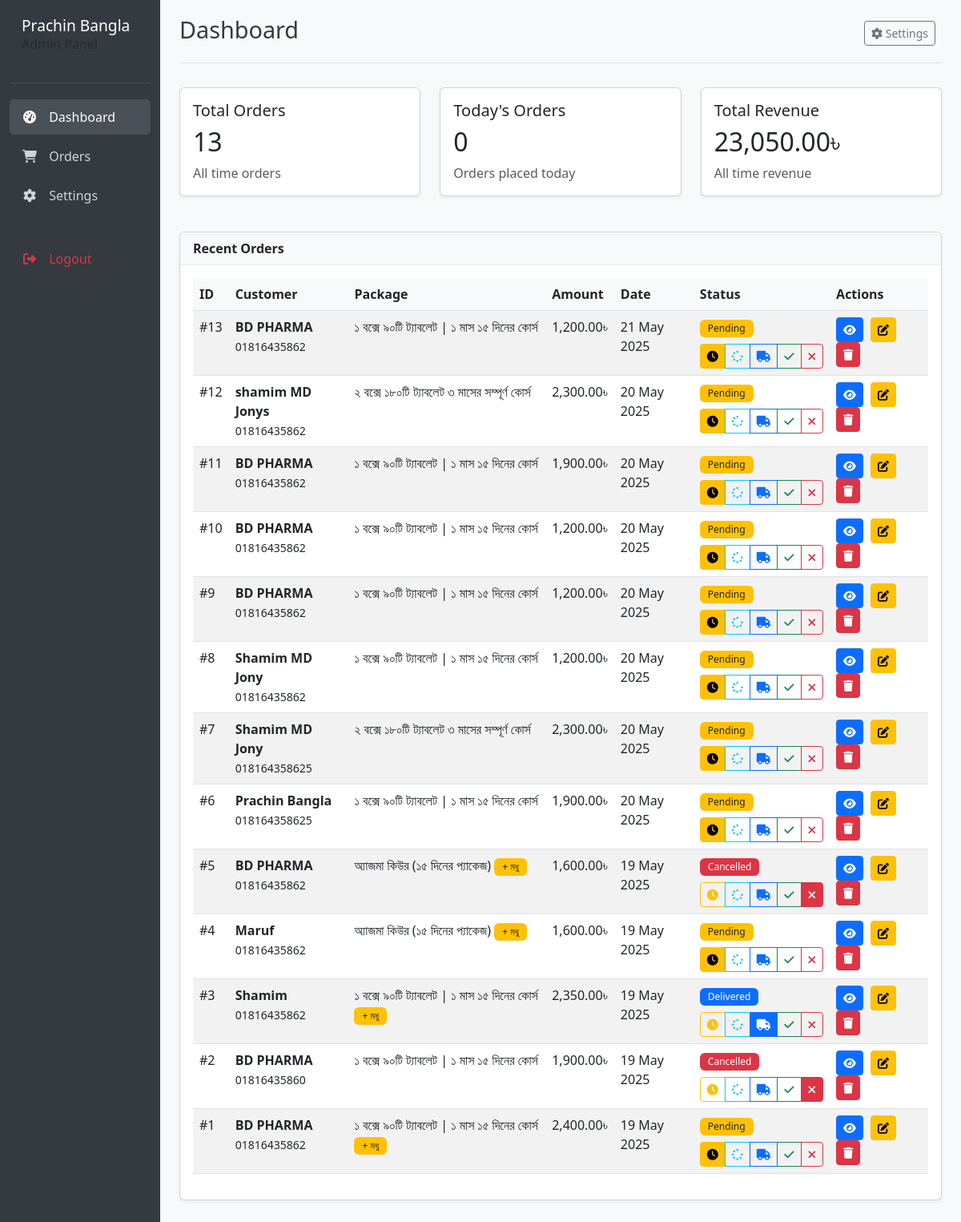
The app's page /admin-dashboard.php (signed in), older data.
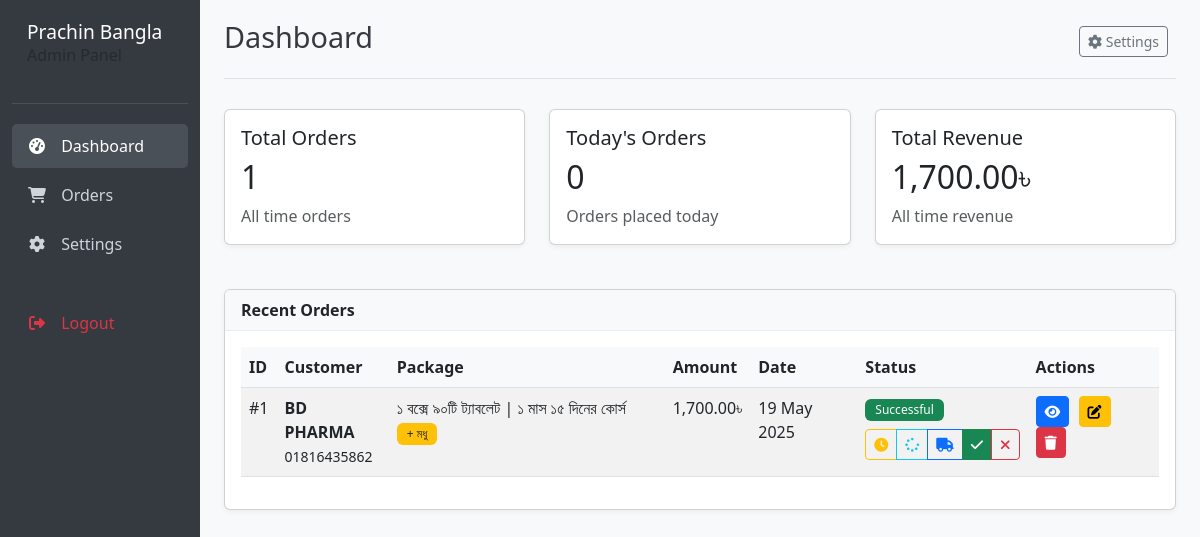
The same page, newer data.
### tables this page shows
CREATE TABLE orders (
            id INTEGER PRIMARY KEY AUTOINCREMENT,
            name TEXT NOT NULL,
            address TEXT NOT NULL,
            phone TEXT NOT NULL,
            package TEXT NOT NULL,
            price REAL NOT NULL,
            shipping_method TEXT NOT NULL,
            shipping_cost REAL NOT NULL,
            country TEXT,
            honey_addon INTEGER DEFAULT 0,
            honey_price REAL DEFAULT 0,
            created_at DATETIME DEFAULT CURRENT_TIMESTAMP
        , status TEXT DEFAULT "pending");

### app/bootstrap.php (called while the page is built, shortened)
<?php
function getDbConnection() {
    $dbPath = __DIR__ . '/../database/database.sqlite';
    $db = new PDO('sqlite:' . $dbPath);
    $db->setAttribute(PDO::ATTR_ERRMODE, PDO::ERRMODE_EXCEPTION);
    $db->exec('
        CREATE TABLE IF NOT EXISTS orders (
            id INTEGER PRIMARY KEY AUTOINCREMENT,
            name TEXT NOT NULL,
            address TEXT NOT NULL,
            phone TEXT NOT NULL,
            package TEXT NOT NULL,
            price REAL NOT NULL,
            shipping_method TEXT NOT NULL,
            shipping_cost REAL NOT NULL,
            country TEXT,
            honey_addon INTEGER DEFAULT 0,
            honey_price REAL DEFAULT 0,
            status TEXT DEFAULT "pending",
            created_at DATETIME DEFAULT CURRENT_TIMESTAMP
        )
    ');
    try {
        $result = $db->query("SELECT status FROM orders LIMIT 1");
    } catch (Exception $e) {
        $db->exec('ALTER TABLE orders ADD COLUMN status TEXT DEFAULT "pending"');
    }
    $db->exec('
        CREATE TABLE IF NOT EXISTS settings (
            id INTEGER PRIMARY KEY AUTOINCREMENT,
            setting_key TEXT NOT NULL UNIQUE,
            setting_value TEXT,
            created_at DATETIME DEFAULT CURRENT_TIMESTAMP,
            updated_at DATETIME DEFAULT CURRENT_TIMESTAMP
        )
    ');
    return $db;
}
function view($name, $data = []) {
    extract($data);
    require __DIR__ . "/../resources/views/$name.php";
}
?>

### app/controllers/AdminController.php (called while the page is built, shortened)
<?php
class AdminController {
    private $config;
    private $db;
    public function __construct() {
        global $config;
        $this->config = $config;
        $this->db = getDbConnection();
        $this->db->exec('
            CREATE TABLE IF NOT EXISTS admins (
                id INTEGER PRIMARY KEY AUTOINCREMENT,
                username TEXT NOT NULL UNIQUE,
                password TEXT NOT NULL,
                created_at DATETIME DEFAULT CURRENT_TIMESTAMP
            )
        ');
    }
    public function dashboard() {
        $stmt = $this->db->prepare("SELECT * FROM orders ORDER BY created_at DESC");
        $stmt->execute();
        $orders = $stmt->fetchAll(PDO::FETCH_ASSOC);
        $todayOrders = 0;
        $totalRevenue = 0;
        foreach ($orders as $order) {
            $totalRevenue += $order['price'] + $order['shipping_cost'] + $order['honey_price'];
        }
        view('admin/dashboard', [
            'orders' => $orders,
            'todayOrders' => $todayOrders,
            'totalRevenue' => $totalRevenue,
            'config' => $this->config
        ]);
    }
}
?>

### admin-dashboard.php (called while the page is built, shortened)
<?php
require_once __DIR__ . '/app/bootstrap.php';
require_once __DIR__ . '/app/controllers/AdminController.php';
$controller = new AdminController();
$controller->dashboard();
?>

### resources/views/admin/dashboard.php (the view, shortened to what the rows shown need)
<!DOCTYPE html>
<html lang="en">
<head>
    <link href="https://cdn.jsdelivr.net/npm/bootstrap@5.3.0/dist/css/bootstrap.min.css" rel="stylesheet">
    <link rel="stylesheet" href="https://cdnjs.cloudflare.com/ajax/libs/font-awesome/6.4.0/css/all.min.css">
</head>
<body>
    <div class="container-fluid">
        <div class="row">
            <main class="col-md-9 ms-sm-auto col-lg-10 px-md-4 main-content">
                <div class="page-header d-flex justify-content-between align-items-center">
                    <h1>Dashboard</h1>
                </div>
                <div class="row">
                    <div class="col-md-4">
                        <div class="card">
                            <div class="card-body">
                                <h2 class="card-text"><?php echo count($orders); ?></h2>
                            </div>
                        </div>
                    </div>
                    <div class="col-md-4">
                        <div class="card">
                            <div class="card-body">
                                <h2 class="card-text"><?php echo $todayOrders; ?></h2>
                            </div>
                        </div>
                    </div>
                    <div class="col-md-4">
                        <div class="card">
                            <div class="card-body">
                                <h2 class="card-text"><?php echo number_format($totalRevenue, 2); ?>৳</h2>
                            </div>
                        </div>
                    </div>
                </div>
                <div class="card mt-4">
                    <div class="card-body">
                        <div class="table-responsive">
                            <table class="table table-striped table-hover">
                                <thead>
                                    <tr>
                                        <th>ID</th>
                                        <th>Customer</th>
                                        <th>Package</th>
                                        <th>Amount</th>
                                        <th>Date</th>
                                        <th>Status</th>
                                        <th>Actions</th>
                                    </tr>
                                </thead>
                                <tbody>
                                    <?php if (empty($orders)): ?>
                                        <tr>
                                            <td colspan="6" class="text-center">No orders found</td>
                                        </tr>
                                    <?php else: ?>
                                        <?php foreach ($orders as $order): ?>
                                            <tr>
                                                <td>#<?php echo $order['id']; ?></td>
                                                <td>
                                                    <strong><?php echo htmlspecialchars($order['name']); ?></strong><br>
                                                    <small><?php echo htmlspecialchars($order['phone']); ?></small>
                                                </td>
                                                <td>
                                                    <?php
                                                    switch ($order['package']) {
                                                        case '1month':
                                                            echo '১ বক্সে ৯০টি ট্যাবলেট | ১ মাস ১৫ দিনের কোর্স';
                                                            break;
                                                        case '15days':
                                                            echo 'অ্যাজমা কিউর (১৫ দিনের প্যাকেজ)';
                                                            break;
                                                        case '3month':
                                                            echo '২ বক্সে ১৮০টি ট্যাবলেট ৩ মাসের সম্পূর্ণ কোর্স';
                                                            break;
                                                    }
                                                    ?>
                                                    <?php if ($order['honey_addon']): ?>
                                                        <span class="badge bg-warning text-dark">+ মধু</span>
                                                    <?php endif; ?>
                                                </td>
                                                <td>
                                                    <?php
                                                    $totalAmount = $order['price'] + $order['shipping_cost'] + $order['honey_price'];
                                                    echo number_format($totalAmount, 2) . '৳';
                                                    ?>
                                                </td>
                                                <td><?php echo date('d M Y', strtotime($order['created_at'])); ?></td>
                                                <td>
                                                    <?php
                                                    $statusClass = '';
                                                    $statusText = '';
                                                    switch ($order['status']) {
                                                        case 'pending':
                                                            $statusClass = 'bg-warning text-dark';
                                                            $statusText = 'Pending';
                                                            break;
                                                        case 'delivered':
                                                            $statusClass = 'bg-primary';
                                                            $statusText = 'Delivered';
                                                            break;
                                                        case 'successful':
                                                            $statusClass = 'bg-success';
                                                            $statusText = 'Successful';
                                                            break;
                                                        case 'cancelled':
                                                            $statusClass = 'bg-danger';
                                                            $statusText = 'Cancelled';
                                                            break;
                                                    }
                                                    ?>
                                                    <span class="badge <?php echo $statusClass; ?>"><?php echo $statusText; ?></span>
                                                    <div class="status-buttons mt-2">
                                                        <div class="btn-group btn-group-sm" role="group">
                                                            <a href="/Landing/public/admin/orders/<?php echo $order['id']; ?>/status/pending" class="btn btn-sm <?php echo $order['status'] == 'pending' ? 'btn-warning' : 'btn-outline-warning'; ?>" title="Mark as Pending">
                                                                <i class="fas fa-clock"></i>
                                                            </a>
                                                            <a href="/Landing/public/admin/orders/<?php echo $order['id']; ?>/status/processing" class="btn btn-sm <?php echo $order['status'] == 'processing' ? 'btn-info' : 'btn-outline-info'; ?>" title="Mark as Processing">
                                                                <i class="fas fa-spinner"></i>
                                                            </a>
                                                            <a href="/Landing/public/admin/orders/<?php echo $order['id']; ?>/status/delivered" class="btn btn-sm <?php echo $order['status'] == 'delivered' ? 'btn-primary' : 'btn-outline-primary'; ?>" title="Mark as Delivered">
                                                                <i class="fas fa-truck"></i>
                                                            </a>
                                                            <a href="/Landing/public/admin/orders/<?php echo $order['id']; ?>/status/successful" class="btn btn-sm <?php echo $order['status'] == 'successful' ? 'btn-success' : 'btn-outline-success'; ?>" title="Mark as Successful">
                                                                <i class="fas fa-check"></i>
                                                            </a>
                                                            <a href="/Landing/public/admin/orders/<?php echo $order['id']; ?>/status/cancelled" class="btn btn-sm <?php echo $order['status'] == 'cancelled' ? 'btn-danger' : 'btn-outline-danger'; ?>" title="Cancel Order">
                                                                <i class="fas fa-times"></i>
                                                            </a>
                                                        </div>
                                                    </div>
                                                </td>
                                                <td class="action-buttons">
                                                    <button type="button" class="btn btn-sm btn-primary view-details" data-bs-toggle="modal" data-bs-target="#orderModal<?php echo $order['id']; ?>">
                                                        <i class="fas fa-eye"></i>
                                                    </button>
                                                    <a href="/Landing/public/admin/orders/<?php echo $order['id']; ?>/edit" class="btn btn-sm btn-warning">
                                                        <i class="fas fa-edit"></i>
                                                    </a>
                                                    <button type="button" class="btn btn-sm btn-danger delete-order" data-bs-toggle="modal" data-bs-target="#deleteOrderModal<?php echo $order['id']; ?>">
                                                        <i class="fas fa-trash"></i>
                                                    </button>
                                                </td>
                                            </tr>
                                        <?php endforeach; ?>
                                    <?php endif; ?>
                                </tbody>
                            </table>
                        </div>
                    </div>
                </div>
            </main>
        </div>
    </div>
</body>
</html>

Row changes from the older to the newer data that the page shows:
removed orders: id "13", name "BD PHARMA", phone "01816435862", shows "১ বক্সে ৯০টি ট্যাবলেট | ১ মাস ১৫ দিনের কোর্স", totalAmount "1,200.00", created_at "21 May 2025", status "Pending"
removed orders: id "12", name "shamim MD Jonys", phone "01816435862", shows "২ বক্সে ১৮০টি ট্যাবলেট ৩ মাসের সম্পূর্ণ কোর্স", totalAmount "2,300.00", created_at "20 May 2025", status "Pending"
removed orders: id "11", name "BD PHARMA", phone "01816435862", shows "১ বক্সে ৯০টি ট্যাবলেট | ১ মাস ১৫ দিনের কোর্স", totalAmount "1,900.00", created_at "20 May 2025", status "Pending"
removed orders: id "10", name "BD PHARMA", phone "01816435862", shows "১ বক্সে ৯০টি ট্যাবলেট | ১ মাস ১৫ দিনের কোর্স", totalAmount "1,200.00", created_at "20 May 2025", status "Pending"
removed orders: id "9", name "BD PHARMA", phone "01816435862", shows "১ বক্সে ৯০টি ট্যাবলেট | ১ মাস ১৫ দিনের কোর্স", totalAmount "1,200.00", created_at "20 May 2025", status "Pending"
removed orders: id "8", name "Shamim MD Jony", phone "01816435862", shows "১ বক্সে ৯০টি ট্যাবলেট | ১ মাস ১৫ দিনের কোর্স", totalAmount "1,200.00", created_at "20 May 2025", status "Pending"
removed orders: id "7", name "Shamim MD Jony", phone "018164358625", shows "২ বক্সে ১৮০টি ট্যাবলেট ৩ মাসের সম্পূর্ণ কোর্স", totalAmount "2,300.00", created_at "20 May 2025", status "Pending"
removed orders: id "6", name "Prachin Bangla", phone "018164358625", shows "১ বক্সে ৯০টি ট্যাবলেট | ১ মাস ১৫ দিনের কোর্স", totalAmount "1,900.00", created_at "20 May 2025", status "Pending"
removed orders: id "5", name "BD PHARMA", phone "01816435862", package "অ্যাজমা কিউর (১৫ দিনের প্যাকেজ)", honey_addon "+ মধু", totalAmount "1,600.00", created_at "19 May 2025", status "Cancelled"
removed orders: id "4", name "Maruf", phone "01816435862", package "অ্যাজমা কিউর (১৫ দিনের প্যাকেজ)", honey_addon "+ মধু", totalAmount "1,600.00", created_at "19 May 2025", status "Pending"
removed orders: id "3", name "Shamim", phone "01816435862", shows "১ বক্সে ৯০টি ট্যাবলেট | ১ মাস ১৫ দিনের কোর্স", honey_addon "+ মধু", totalAmount "2,350.00", created_at "19 May 2025", status "Delivered"
removed orders: id "2", name "BD PHARMA", phone "01816435860", shows "১ বক্সে ৯০টি ট্যাবলেট | ১ মাস ১৫ দিনের কোর্স", totalAmount "1,900.00", created_at "19 May 2025", status "Cancelled"
changed orders "BD PHARMA": totalAmount "2,400.00" → "1,700.00"; status "Pending" → "Successful"
Text that changed along with them:
count($orders): "13" → "1"
$totalRevenue: "23,050.00" → "1,700.00"
